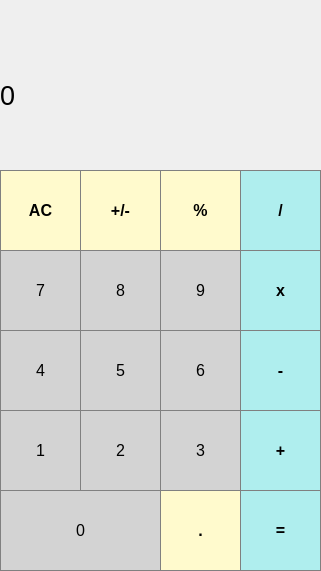
<?xml version="1.0" encoding="UTF-8"?>
<ui version="4.0">
 <class>MainWindow</class>
 <widget class="QMainWindow" name="MainWindow">
  <property name="geometry">
   <rect>
    <x>0</x>
    <y>0</y>
    <width>321</width>
    <height>571</height>
   </rect>
  </property>
  <property name="windowTitle">
   <string>MainWindow</string>
  </property>
  <property name="styleSheet">
   <string notr="true"/>
  </property>
  <widget class="QWidget" name="centralwidget">
   <widget class="QLabel" name="Result_window">
    <property name="geometry">
     <rect>
      <x>0</x>
      <y>20</y>
      <width>301</width>
      <height>151</height>
     </rect>
    </property>
    <property name="font">
     <font>
      <pointsize>20</pointsize>
     </font>
    </property>
    <property name="styleSheet">
     <string notr="true">QLabel
{
qproperty-alignment: 'AlignVCenter | AlignRight';
border-bottom: 1px solid gray;
}
background-color: white;</string>
    </property>
    <property name="text">
     <string>0</string>
    </property>
   </widget>
   <widget class="QPushButton" name="pushButton_AC">
    <property name="geometry">
     <rect>
      <x>0</x>
      <y>170</y>
      <width>81</width>
      <height>81</height>
     </rect>
    </property>
    <property name="font">
     <font>
      <pointsize>12</pointsize>
      <weight>75</weight>
      <bold>true</bold>
     </font>
    </property>
    <property name="styleSheet">
     <string notr="true">QPushButton {
  background-color: rgb(255, 250, 205);
  border: 1px solid gray;
}
QPushButton:pressed {
    background-color: qlineargradient(x1: 0, y1: 0, x2: 0, y2: 0,
                                      stop: 0 #ff9966, stop: 0 #f4a460);
}</string>
    </property>
    <property name="text">
     <string>AC</string>
    </property>
   </widget>
   <widget class="QPushButton" name="pushButton_plusANDminus">
    <property name="geometry">
     <rect>
      <x>80</x>
      <y>170</y>
      <width>81</width>
      <height>81</height>
     </rect>
    </property>
    <property name="font">
     <font>
      <pointsize>12</pointsize>
      <weight>75</weight>
      <bold>true</bold>
     </font>
    </property>
    <property name="styleSheet">
     <string notr="true">QPushButton {
  background-color: rgb(255, 250, 205);
  border: 1px solid gray;
}
QPushButton:pressed {
    background-color: qlineargradient(x1: 0, y1: 0, x2: 0, y2: 0,
                                      stop: 0 #ff9966, stop: 0 #f4a460);
}</string>
    </property>
    <property name="text">
     <string>+/-</string>
    </property>
   </widget>
   <widget class="QPushButton" name="pushButton_division">
    <property name="geometry">
     <rect>
      <x>240</x>
      <y>170</y>
      <width>81</width>
      <height>81</height>
     </rect>
    </property>
    <property name="font">
     <font>
      <pointsize>12</pointsize>
      <weight>75</weight>
      <bold>true</bold>
     </font>
    </property>
    <property name="styleSheet">
     <string notr="true">QPushButton {
  background-color: rgb(175, 238, 238);
  color: black; 
  border: 1px solid gray;
}

QPushButton:pressed {
    background-color: qlineargradient(x1: 0, y1: 0, x2: 0, y2: 1,
                                      stop: 0 #00cccc, stop: 1 #00ced1);
}</string>
    </property>
    <property name="text">
     <string>/</string>
    </property>
   </widget>
   <widget class="QPushButton" name="pushButton_percent">
    <property name="geometry">
     <rect>
      <x>160</x>
      <y>170</y>
      <width>81</width>
      <height>81</height>
     </rect>
    </property>
    <property name="font">
     <font>
      <pointsize>12</pointsize>
      <weight>75</weight>
      <bold>true</bold>
     </font>
    </property>
    <property name="styleSheet">
     <string notr="true">QPushButton {
  background-color: rgb(255, 250, 205);
  border: 1px solid gray;
}
QPushButton:pressed {
    background-color: qlineargradient(x1: 0, y1: 0, x2: 0, y2: 0,
                                      stop: 0 #ff9966, stop: 0 #f4a460);
}</string>
    </property>
    <property name="text">
     <string>%</string>
    </property>
   </widget>
   <widget class="QPushButton" name="pushButton_8">
    <property name="geometry">
     <rect>
      <x>80</x>
      <y>250</y>
      <width>81</width>
      <height>81</height>
     </rect>
    </property>
    <property name="font">
     <font>
      <pointsize>12</pointsize>
      <weight>50</weight>
      <bold>false</bold>
     </font>
    </property>
    <property name="styleSheet">
     <string notr="true">QPushButton
{
background-color: rgb(211, 211, 211);
border:1px solid gray;
}
QPushButton:pressed
{
background-color: qlineargradient(x1: 0,y1: 0,x2: 0,y2: 1, 
stop: 0 #669999, stop: 0 #708090);
}</string>
    </property>
    <property name="text">
     <string>8</string>
    </property>
   </widget>
   <widget class="QPushButton" name="pushButton_mult">
    <property name="geometry">
     <rect>
      <x>240</x>
      <y>250</y>
      <width>81</width>
      <height>81</height>
     </rect>
    </property>
    <property name="font">
     <font>
      <pointsize>12</pointsize>
      <weight>75</weight>
      <bold>true</bold>
     </font>
    </property>
    <property name="styleSheet">
     <string notr="true">QPushButton {
  background-color: rgb(175, 238, 238);
  color: black; 
  border: 1px solid gray;
}

QPushButton:pressed {
    background-color: qlineargradient(x1: 0, y1: 0, x2: 0, y2: 1,
                                      stop: 0 #00cccc, stop: 1 #00ced1);
}</string>
    </property>
    <property name="text">
     <string>x</string>
    </property>
   </widget>
   <widget class="QPushButton" name="pushButton_9">
    <property name="geometry">
     <rect>
      <x>160</x>
      <y>250</y>
      <width>81</width>
      <height>81</height>
     </rect>
    </property>
    <property name="font">
     <font>
      <pointsize>12</pointsize>
      <weight>50</weight>
      <bold>false</bold>
     </font>
    </property>
    <property name="styleSheet">
     <string notr="true">QPushButton
{
background-color: rgb(211, 211, 211);
border:1px solid gray;
}
QPushButton:pressed
{
background-color: qlineargradient(x1: 0,y1: 0,x2: 0,y2: 1, 
stop: 0 #669999, stop: 0 #708090);
}</string>
    </property>
    <property name="text">
     <string>9</string>
    </property>
   </widget>
   <widget class="QPushButton" name="pushButton_7">
    <property name="geometry">
     <rect>
      <x>0</x>
      <y>250</y>
      <width>81</width>
      <height>81</height>
     </rect>
    </property>
    <property name="font">
     <font>
      <pointsize>12</pointsize>
      <weight>50</weight>
      <bold>false</bold>
     </font>
    </property>
    <property name="styleSheet">
     <string notr="true">QPushButton
{
background-color: rgb(211, 211, 211);
border:1px solid gray;
}
QPushButton:pressed
{
background-color: qlineargradient(x1: 0,y1: 0,x2: 0,y2: 1, 
stop: 0 #669999, stop: 0 #708090);
}</string>
    </property>
    <property name="text">
     <string>7</string>
    </property>
   </widget>
   <widget class="QPushButton" name="pushButton_5">
    <property name="geometry">
     <rect>
      <x>80</x>
      <y>330</y>
      <width>81</width>
      <height>81</height>
     </rect>
    </property>
    <property name="font">
     <font>
      <pointsize>12</pointsize>
      <weight>50</weight>
      <bold>false</bold>
     </font>
    </property>
    <property name="styleSheet">
     <string notr="true">QPushButton
{
background-color: rgb(211, 211, 211);
border:1px solid gray;
}
QPushButton:pressed
{
background-color: qlineargradient(x1: 0,y1: 0,x2: 0,y2: 1, 
stop: 0 #669999, stop: 0 #708090);
}</string>
    </property>
    <property name="text">
     <string>5</string>
    </property>
   </widget>
   <widget class="QPushButton" name="pushButton_minus">
    <property name="geometry">
     <rect>
      <x>240</x>
      <y>330</y>
      <width>81</width>
      <height>81</height>
     </rect>
    </property>
    <property name="font">
     <font>
      <pointsize>12</pointsize>
      <weight>75</weight>
      <bold>true</bold>
     </font>
    </property>
    <property name="styleSheet">
     <string notr="true">QPushButton {
  background-color: rgb(175, 238, 238);
  color: black; 
  border: 1px solid gray;
}

QPushButton:pressed {
    background-color: qlineargradient(x1: 0, y1: 0, x2: 0, y2: 1,
                                      stop: 0 #00cccc, stop: 1 #00ced1);
}</string>
    </property>
    <property name="text">
     <string>-</string>
    </property>
   </widget>
   <widget class="QPushButton" name="pushButton_6">
    <property name="geometry">
     <rect>
      <x>160</x>
      <y>330</y>
      <width>81</width>
      <height>81</height>
     </rect>
    </property>
    <property name="font">
     <font>
      <pointsize>12</pointsize>
      <weight>50</weight>
      <bold>false</bold>
     </font>
    </property>
    <property name="styleSheet">
     <string notr="true">QPushButton
{
background-color: rgb(211, 211, 211);
border:1px solid gray;
}
QPushButton:pressed
{
background-color: qlineargradient(x1: 0,y1: 0,x2: 0,y2: 1, 
stop: 0 #669999, stop: 0 #708090);
}</string>
    </property>
    <property name="text">
     <string>6</string>
    </property>
   </widget>
   <widget class="QPushButton" name="pushButton_4">
    <property name="geometry">
     <rect>
      <x>0</x>
      <y>330</y>
      <width>81</width>
      <height>81</height>
     </rect>
    </property>
    <property name="font">
     <font>
      <pointsize>12</pointsize>
      <weight>50</weight>
      <bold>false</bold>
     </font>
    </property>
    <property name="styleSheet">
     <string notr="true">QPushButton
{
background-color: rgb(211, 211, 211);
border:1px solid gray;
}
QPushButton:pressed
{
background-color: qlineargradient(x1: 0,y1: 0,x2: 0,y2: 1, 
stop: 0 #669999, stop: 0 #708090);
}</string>
    </property>
    <property name="text">
     <string>4</string>
    </property>
   </widget>
   <widget class="QPushButton" name="pushButton_2">
    <property name="geometry">
     <rect>
      <x>80</x>
      <y>410</y>
      <width>81</width>
      <height>81</height>
     </rect>
    </property>
    <property name="font">
     <font>
      <pointsize>12</pointsize>
      <weight>50</weight>
      <bold>false</bold>
     </font>
    </property>
    <property name="styleSheet">
     <string notr="true">QPushButton
{
background-color: rgb(211, 211, 211);
border:1px solid gray;
}
QPushButton:pressed
{
background-color: qlineargradient(x1: 0,y1: 0,x2: 0,y2: 1, 
stop: 0 #669999, stop: 0 #708090);
}</string>
    </property>
    <property name="text">
     <string>2</string>
    </property>
   </widget>
   <widget class="QPushButton" name="pushButton_plus">
    <property name="geometry">
     <rect>
      <x>240</x>
      <y>410</y>
      <width>81</width>
      <height>81</height>
     </rect>
    </property>
    <property name="font">
     <font>
      <pointsize>12</pointsize>
      <weight>75</weight>
      <bold>true</bold>
     </font>
    </property>
    <property name="styleSheet">
     <string notr="true">QPushButton {
  background-color: rgb(175, 238, 238);
  color: black; 
  border: 1px solid gray;
}

QPushButton:pressed {
    background-color: qlineargradient(x1: 0, y1: 0, x2: 0, y2: 1,
                                      stop: 0 #00cccc, stop: 1 #00ced1);
}</string>
    </property>
    <property name="text">
     <string>+</string>
    </property>
   </widget>
   <widget class="QPushButton" name="pushButton_3">
    <property name="geometry">
     <rect>
      <x>160</x>
      <y>410</y>
      <width>81</width>
      <height>81</height>
     </rect>
    </property>
    <property name="font">
     <font>
      <pointsize>12</pointsize>
      <weight>50</weight>
      <bold>false</bold>
     </font>
    </property>
    <property name="styleSheet">
     <string notr="true">QPushButton
{
background-color: rgb(211, 211, 211);
border:1px solid gray;
}
QPushButton:pressed
{
background-color: qlineargradient(x1: 0,y1: 0,x2: 0,y2: 1, 
stop: 0 #669999, stop: 0 #708090);
}</string>
    </property>
    <property name="text">
     <string>3</string>
    </property>
   </widget>
   <widget class="QPushButton" name="pushButton_1">
    <property name="geometry">
     <rect>
      <x>0</x>
      <y>410</y>
      <width>81</width>
      <height>81</height>
     </rect>
    </property>
    <property name="font">
     <font>
      <pointsize>12</pointsize>
      <weight>50</weight>
      <bold>false</bold>
     </font>
    </property>
    <property name="styleSheet">
     <string notr="true">QPushButton
{
background-color: rgb(211, 211, 211);
border:1px solid gray;
}
QPushButton:pressed
{
background-color: qlineargradient(x1: 0,y1: 0,x2: 0,y2: 1, 
stop: 0 #669999, stop: 0 #708090);
}</string>
    </property>
    <property name="text">
     <string>1</string>
    </property>
   </widget>
   <widget class="QPushButton" name="pushButton_equal">
    <property name="geometry">
     <rect>
      <x>240</x>
      <y>490</y>
      <width>81</width>
      <height>81</height>
     </rect>
    </property>
    <property name="font">
     <font>
      <pointsize>12</pointsize>
      <weight>75</weight>
      <bold>true</bold>
     </font>
    </property>
    <property name="styleSheet">
     <string notr="true">QPushButton {
  background-color: rgb(175, 238, 238);
  color: black; 
  border: 1px solid gray;
}

QPushButton:pressed {
    background-color: qlineargradient(x1: 0, y1: 0, x2: 0, y2: 1,
                                      stop: 0 #00cccc, stop: 1 #00ced1);
}</string>
    </property>
    <property name="text">
     <string>=</string>
    </property>
   </widget>
   <widget class="QPushButton" name="pushButton_point">
    <property name="geometry">
     <rect>
      <x>160</x>
      <y>490</y>
      <width>81</width>
      <height>81</height>
     </rect>
    </property>
    <property name="font">
     <font>
      <pointsize>12</pointsize>
      <weight>75</weight>
      <bold>true</bold>
     </font>
    </property>
    <property name="styleSheet">
     <string notr="true">QPushButton {
  background-color: rgb(255, 250, 205);
  border: 1px solid gray;
}
QPushButton:pressed {
    background-color: qlineargradient(x1: 0, y1: 0, x2: 0, y2: 0,
                                      stop: 0 #ff9966, stop: 0 #f4a460);
}</string>
    </property>
    <property name="text">
     <string>.</string>
    </property>
   </widget>
   <widget class="QPushButton" name="pushButton_0">
    <property name="geometry">
     <rect>
      <x>0</x>
      <y>490</y>
      <width>161</width>
      <height>81</height>
     </rect>
    </property>
    <property name="font">
     <font>
      <pointsize>12</pointsize>
      <weight>50</weight>
      <bold>false</bold>
     </font>
    </property>
    <property name="styleSheet">
     <string notr="true">QPushButton
{
background-color: rgb(211, 211, 211);
border:1px solid gray;
}
QPushButton:pressed
{
background-color: qlineargradient(x1: 0,y1: 0,x2: 0,y2: 1, 
stop: 0 #669999, stop: 0 #708090);
}</string>
    </property>
    <property name="text">
     <string>0</string>
    </property>
   </widget>
  </widget>
 </widget>
 <resources/>
 <connections/>
</ui>
